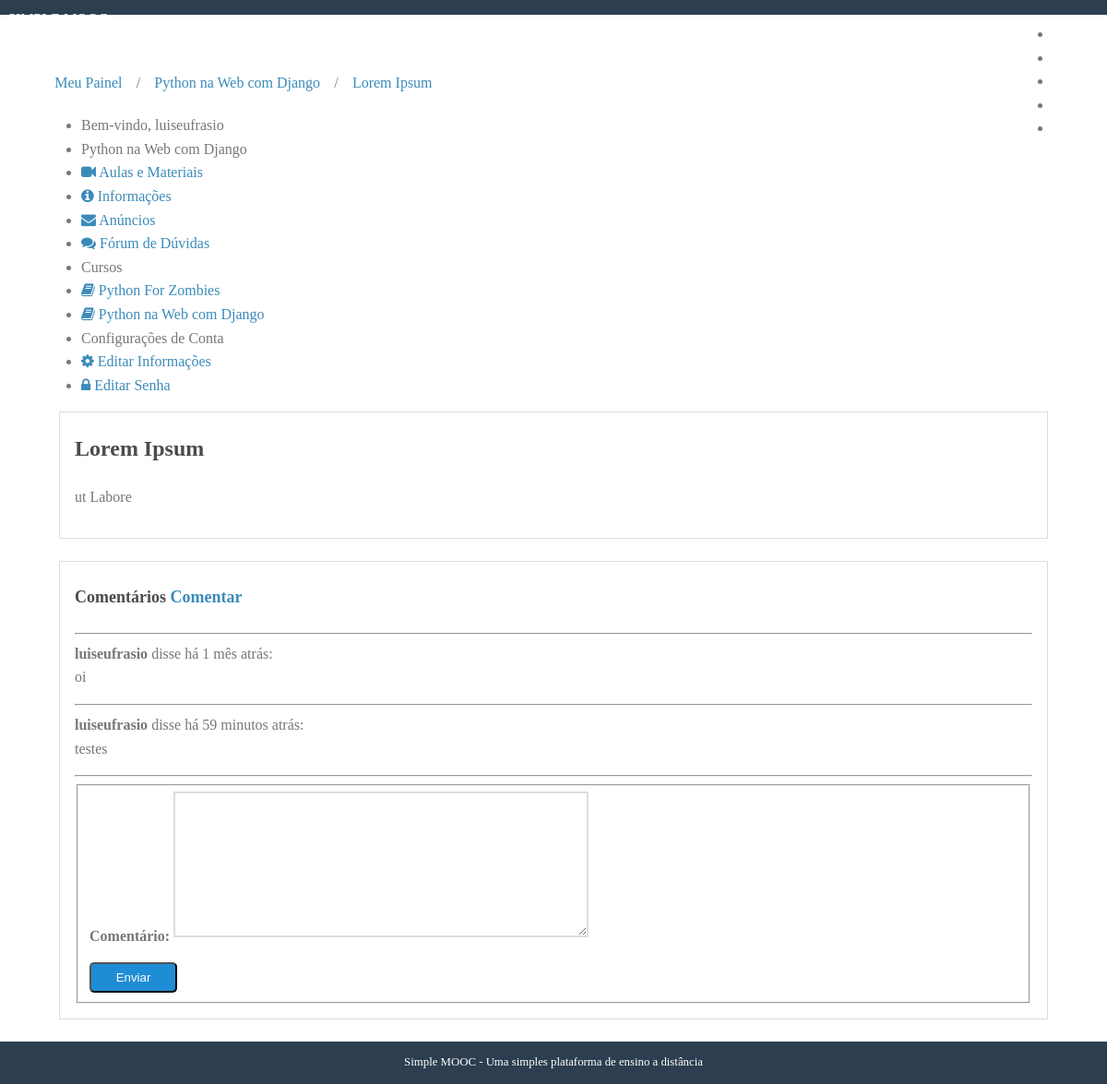
Screenshot of /cursos/python-na-web-com-django-22032018/anuncios/1 (signed in) with the database file from the repository.
### courses/models.py (models this page shows, shortened)
class Course(models.Model):
    objects = CourseManager()
    name = models.CharField('Nome', max_length=100);
    slug = models.SlugField('Atalho');
    description = models.TextField('Descrição', blank=True);
    about = models.TextField('Sobre o Curso', blank=True);
    start_date = models.DateField(
        'Data de Início', null=True, blank=True
    )
    image = models.ImageField(
        upload_to='courses/images', verbose_name='Imagem',
        null=True, blank=True
    )
    created_at = models.DateTimeField('Criado em', auto_now_add=True)
    updated_at = models.DateTimeField('Atualizado em', auto_now=True)
    def __str__(self):
        return self.name
    class Meta:
        verbose_name = 'Curso'
        verbose_name_plural = 'Cursos'
        ordering = ['-name']

class Announcement(models.Model):
    course = models.ForeignKey(
        Course, verbose_name='Curso',
        related_name='announcements',
        on_delete = models.PROTECT
    )
    title = models.CharField('Título', max_length=100)
    content = models.TextField('Conteúdo')
    created_at = models.DateTimeField('Criado em', auto_now_add=True)
    updated_at = models.DateTimeField('Atualizado em', auto_now=True)
    def __str__(self):
        return self.title
    class Meta:
        verbose_name = 'Anúncio'
        verbose_name_plural = 'Anúncios'
        ordering = ['-created_at']

class Enrollment(models.Model):
    STATUS_CHOICES = (
        (0, 'Pendente'),
        (1, 'Aprovado'),
        (2, 'Cancelado')
    )
    user = models.ForeignKey(
        settings.AUTH_USER_MODEL, verbose_name='Usuário',
        on_delete = models.PROTECT,
        related_name="enrollments"
    )
    course = models.ForeignKey(
        Course, verbose_name='Curso',
        on_delete = models.PROTECT, related_name="enrollments"
    )
    status = models.IntegerField(
        'Situação', choices=STATUS_CHOICES, default=1, blank=True
    )
    created_at = models.DateTimeField('Criado em', auto_now_add=True)
    updated_at = models.DateTimeField('Atualizado em', auto_now=True)
    class Meta:
        verbose_name='Inscrição'
        verbose_name_plural='Inscrições'
        unique_together=(('user', 'course'),)

class Comment(models.Model):
    announcement = models.ForeignKey(
        Announcement, verbose_name='Anúncio',
        on_delete = models.PROTECT, related_name='comments'
    )
    user = models.ForeignKey(
        settings.AUTH_USER_MODEL, verbose_name='usuário',
        on_delete = models.PROTECT
    )
    comment = models.TextField('Comentário')
    created_at = models.DateTimeField('Criado em', auto_now_add=True)
    updated_at = models.DateTimeField('Atualizado em', auto_now=True)
    class Meta:
        verbose_name = 'Comentário'
        verbose_name_plural = 'Comentários'
        ordering = ['created_at']

### accounts/models.py (models this page shows, shortened)
class User(AbstractBaseUser, PermissionsMixin):
    username = models.CharField(
        'Nome de Usuário', max_length=30, unique=True,
        validators=[
            validators.RegexValidator(
                re.compile('^[\w.@+-]+$'),
                'O nome do usuário só pode conter letras, dígitos e {@,.,+,-,_}',
                'invalid'
            )
        ]
    )
    email = models.EmailField('E-mail', unique=True)
    name = models.CharField('Nome', max_length=100, blank=True)
    is_active = models.BooleanField('Está ativo?', blank=True, default=True)
    is_staff = models.BooleanField('É da equipe?', blank=True, default=False)
    date_joined = models.DateTimeField('Data de Entrada', auto_now_add=True)
    objects = UserManager()
    USERNAME_FIELD = 'username'
    REQUIRED_FIELDS = ['email']
    def __str__(self):
        return self.name or self.username
    class Meta:
        verbose_name = 'Usuário'
        verbose_name_plural = 'Usuários'

### courses/views.py (the view, shortened to what this page needs)
# urls.py: path('<slug:slug>/anuncios/<int:pk>', views.show_announcement, name='show_announcement'),
@login_required
def show_announcement(request, slug, pk):
	course = get_object_or_404(Course, slug=slug)
	announcement = get_object_or_404(course.announcements.all(), pk=pk)
	form = CommentForm(request.POST or None)
	template = 'show_announcement.html'
	context = {
		'course': course,
		'announcement': announcement,
		'form': form,
	}
	return render(request, template, context)

### courses/forms.py
class CommentForm(forms.ModelForm):
    class Meta:
        model = Comment
        fields = ['comment']

### courses/templatetags/courses_tags.py (called while the page is built)
@register.simple_tag
def load_my_courses(user):
    return Enrollment.objects.filter(user=user)

### courses/templates/show_announcement.html (shortened to what this page needs)
{% extends "course_dashboard.html" %}
{% block breadcrumb %}
    {{ block.super }}
    <li>/</li>
    <li><a href="{% url 'courses:show_announcement' course.slug announcement.pk %}">{{ announcement }}</a></li>
{% endblock %}
{% block dashboard_content %}
    <div class="well">
        <h2>{{ announcement.title }}</h2>
        {{ announcement.content|linebreaks }}
    </div>
    <div class="well">
        <h4 id="comments">Comentários
            <a class="fright">Comentar</a>
        </h4>
        <hr />
        {% for comment in announcement.comments.all %}
        <p>
            <strong>{{ comment.user }}</strong> disse há {{ comment.created_at|timesince }} atrás: <br />
            {{ comment.comment|linebreaksbr }}
        </p>
        <hr />
        {% empty %}
        <p>Nenhum comentário para este anúncio.</p>
        {% endfor %}
        <form method="post" class="pure-form pure-form-stacked" id="add_comment">
            <fieldset>
                {% for field in form %}
                <div class="pure-control-group">
                    {{ field.label_tag }}
                    {{ field }}
                </div>
                {% endfor %}
                <div class="pure-controls">
                    <button type="submit" class="pure-button pure-button-primary">Enviar</button>
                </div>
            </fieldset>
        </form>
    </div>
{% endblock %}

### courses/templates/course_dashboard.html (shortened to what this page needs)
{% extends "dashboard.html" %}
{% block breadcrumb %}
    {{ block.super }}
    <li>/</li>
    <li><a href="{% url 'courses:announcements' course.slug %}">{{ course }}</a></li>
{% endblock %}
{% block menu_options %}
<li class="pure-menu-heading">
    {{ course }}
</li>
<li>
    <a href="#">
        <i class="fa fa-video-camera"></i>
        Aulas e Materiais
    </a>
</li>
<li>
    <a href="#">
        <i class="fa fa-info-circle"></i>
        Informações
    </a>
</li>
<li>
    <a href="#">
        <i class="fa fa-envelope"></i>
        Anúncios
    </a>
</li>
<li>
    <a href="#">
        <i class="fa fa-comments"></i>
        Fórum de Dúvidas
    </a>
</li>
{{ block.super }}
{% endblock %}

### accounts/templates/dashboard.html (shortened to what this page needs)
{% extends "base.html" %}
{% load courses_tags %}
{% block content %}
{% load_my_courses user as enrollments %}
<div class="pure-g-r content-ribbon">
    <div class="pure-u-1">
        <ul class="breadcrumb">
            {% block breadcrumb %}
            <li><a href="{% url 'accounts:dashboard' %}">Meu Painel</a></li>
            {% endblock %}
        </ul>
    </div>
    <div class="pure-u-1-3">
        <div class="pure-menu pure-menu-open">
            <ul>
                <li class="pure-menu-heading">
                    Bem-vindo, {{ user }}
                </li>
                {% block menu_options %}
                <li class="pure-menu-heading">Cursos</li>
                {% for enrollment in enrollments %}
                <li>
                    <a href="{% url 'courses:announcements' enrollment.course.slug %}">
                        <i class="fa fa-book"></i>
                        {{ enrollment.course }}
                    </a>
                </li>
                {% empty %}
                <li><a href="#">Nenhum curso encontrado</a></li>
                {% endfor %}
                <li class="pure-menu-heading">Configurações de Conta</li>
                <li>
                    <a href="{% url 'accounts:edit' %}">
                        <i class="fa fa-cog"></i>
                        Editar Informações
                    </a>
                </li>
                <li>
                    <a href="{% url 'accounts:edit_password' %}">
                        <i class="fa fa-lock"></i>
                        Editar Senha
                    </a>
                </li>
                {% endblock %}
            </ul>
        </div>
    </div>
    <div class="pure-u-2-3">
        <div class="inner">
            {% block dashboard_content %}{% endblock %}
        </div>
    </div>
</div>
{% endblock %}

### core/static/css/styles.css (style rules this page uses)
* { -webkit-box-sizing: border-box; -moz-box-sizing: border-box; box-sizing: border-box; }
body { margin: 0 auto; line-height: 1.7em; }
a { color: #3b8bba; }
.content .content-ribbon { margin: 1.5em 3em; }
.pure-form label { margin: 1em 0 0; font-weight: bold; font-size: 100%; }
.pure-form input[type], .pure-form textarea, .pure-form select { border: 2px solid #ddd; box-shadow: none; font-size: 100%; width: 100%; max-width: 350px; margin-bottom: 0.3em; }
.pure-form textarea { max-width: 450px; }
.pure-form .pure-control-group { margin-bottom: 1em; }
.pure-button-primary { background-color: #1f8dd6; color: white; padding: 0.5em 2em; border-radius: 5px; }
.inner { padding: 0em 1em; }
.inner p { margin-top: 0; }
ul.breadcrumb { padding: 0; }
ul.breadcrumb li { display: inline-block; }
ul.breadcrumb li a { display: inline-block; padding: 0.3em 0.7em; }
body { min-width: 320px; color: #777; line-height: 1.6; }
h1, h2, h3, h4, h5, h6 { font-weight: bold; color: rgb(75, 75, 75); }
h4 { font-size: 1.125em; }
a { color: #3b8bba; text-decoration: none; }
.well { border: 1px solid #ddd; padding: 0em 1em 1em 1em; margin-bottom: 1.5em; }

### rows the page displays
Course: name "Python na Web com Django"
Announcement: title "Lorem Ipsum", content "ut Labore"
User: name+username "luiseufrasio"
Enrollment: course "Python For Zombies"
Enrollment: course "Python na Web com Django"
Comment: user "luiseufrasio", created_at "1 mês", comment "oi"
Comment: user "luiseufrasio", created_at "59 minutos", comment "testes"

### other values shown
{{ field.label_tag }} "Comentário:"
